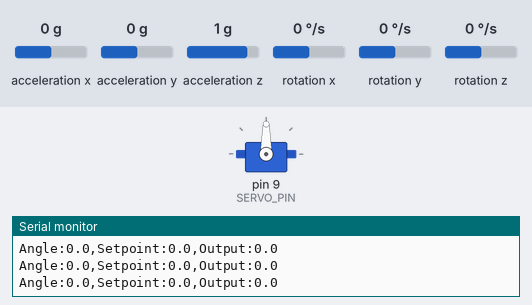
Simulated run of this sketch. Board: Arduino Uno, built with avr-gcc and run on an emulated ATmega328P. Parts: servo, the last lines printed to the serial monitor. Wiring (inferred from the names in the program): MPU-6050 motion sensor at I2C address 0x68. The test bench sets the inputs (shaded band); at power-on: rotation x 0 °/s, acceleration y 0 g, acceleration z 1 g, acceleration x 0 g, rotation y 0 °/s, rotation z 0 °/s.

Above: at 4.2 s.
4.3 s: rotation x set to 12 °/s
At 4.75 s:
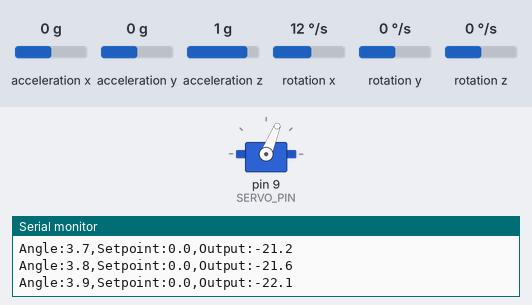
At 5.97 s:
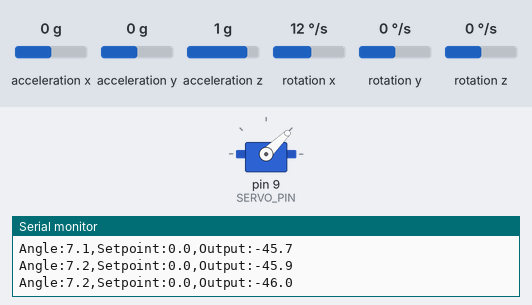
7.3 s: acceleration y set to -1.4 g
9.1 s: acceleration y set to 0 g
At 10.1 s:
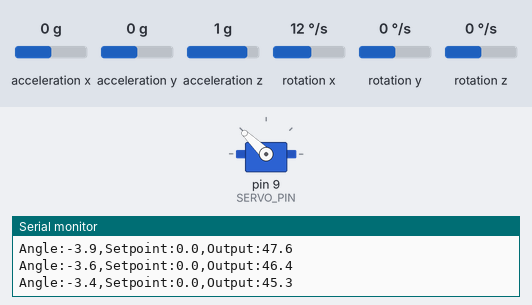
12.1 s: rotation x set to -192 °/s
13.6 s: acceleration z set to 0.1 g
15.5 s: acceleration z set to -0.2 g
At 17.2 s:
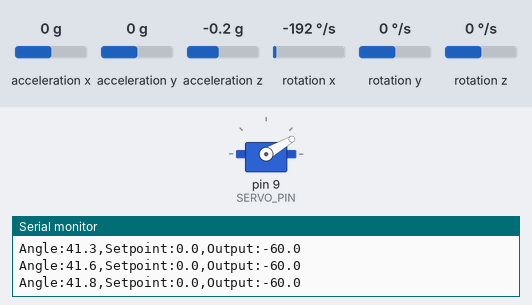
Timing chart, 0 to 18.7 s (numbered marks = the images above; inputs shaded):
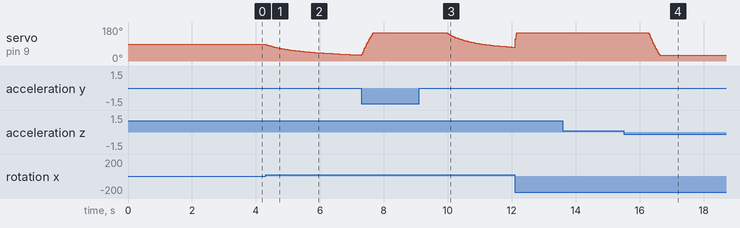

Measured:
- the behaviour switches between 0 and -0.1 g on acceleration z (found by bisection; images 3 and 4)
- after the input at 4.3 s, servo on pin 9 (SERVO_PIN): moves from 90° to 31° over 3.0 s, starting at once
- after the input at 9.1 s, servo on pin 9 (SERVO_PIN): moves from 150° to 73° over 2.1 s, starting after 0.85 s
- after the input at 15.5 s, servo on pin 9 (SERVO_PIN): moves from 150° to 30° over 0.34 s, starting after 0.78 s

The sketch:

leveling.INO
```cpp
// Self-levelling platform: an MPU6050 (GY-521) measures tilt and a PID controller
// moves an SG90 servo to keep the platform level.
#include <Wire.h>
#include <Servo.h>

const uint8_t MPU_ADDR  = 0x68;
const int     SERVO_PIN = 9;

// PID gains: tune these
float Kp = 5.0;
float Ki = 1.0;
float Kd = 0.15;

const float SETPOINT   = 0.0;   // target tilt in degrees (0 = level)
const int   DIRECTION  = 1;     // change to -1 if the platform corrects the wrong way
const int   CENTER_DEG = 90;    // servo position when the platform is level
const int   MAX_OFFSET = 60;    // servo limited to CENTER_DEG +/- this
const float ALPHA      = 0.98;  // complementary filter: 98% gyro, 2% accelerometer
const float I_LIMIT    = 30.0;  // anti-windup limit on the integral term

Servo servo;
float gyroOffset = 0;           // deg/s, measured at startup
float angle = 0;                // filtered tilt in degrees
float integral = 0;
unsigned long lastMicros;

int16_t read16() {
  int16_t hi = Wire.read();
  int16_t lo = Wire.read();
  return (hi << 8) | lo;
}

// Reads the accelerometer tilt angle and the gyro rate about the X axis
bool readIMU(float &accAngle, float &gyroDps) {
  Wire.beginTransmission(MPU_ADDR);
  Wire.write(0x3B);                                    // first accel register
  if (Wire.endTransmission(false) != 0) return false;
  if (Wire.requestFrom((int)MPU_ADDR, 14) != 14) return false;

  read16();                                            // accel X (not used)
  int16_t ay = read16();
  int16_t az = read16();
  read16();                                            // temperature
  int16_t gx = read16();
  read16();                                            // gyro Y
  read16();                                            // gyro Z

  accAngle = atan2((float)ay, (float)az) * 180.0 / PI; // tilt about the X axis
  gyroDps  = gx / 131.0;                               // +/-250 deg/s range
  return true;
}

void setup() {
  Serial.begin(115200);
  Wire.begin();

  Wire.beginTransmission(MPU_ADDR);
  Wire.write(0x6B);                                    // power management register
  Wire.write(0);                                       // wake the MPU6050
  if (Wire.endTransmission() != 0) {
    Serial.println("MPU6050 not found - check wiring");
    while (1);
  }

  servo.attach(SERVO_PIN);
  servo.write(CENTER_DEG);
  delay(1000);

  // Calibrate the gyro: keep the platform still for about 2 seconds
  float sum = 0, a, g;
  int n = 0;
  for (int i = 0; i < 300; i++) {
    if (readIMU(a, g)) { sum += g; n++; }
    delay(5);
  }
  if (n > 0) gyroOffset = sum / n;

  readIMU(angle, g);                                   // start the filter from the accelerometer angle
  lastMicros = micros();
}

void loop() {
  float accAngle, gyroDps;
  if (!readIMU(accAngle, gyroDps)) return;
  gyroDps -= gyroOffset;

  unsigned long now = micros();
  float dt = (now - lastMicros) / 1000000.0;
  lastMicros = now;

  // Complementary filter: gyro is smooth but drifts, accelerometer is noisy but stable
  angle = ALPHA * (angle + gyroDps * dt) + (1.0 - ALPHA) * accAngle;

  // PID: the derivative term uses the gyro rate directly, which is less noisy
  float error = SETPOINT - angle;
  integral += error * dt;
  integral = constrain(integral, -I_LIMIT, I_LIMIT);
  float output = Kp * error + Ki * integral - Kd * gyroDps;
  output = constrain(output, -MAX_OFFSET, MAX_OFFSET);

  int servoCmd = CENTER_DEG + DIRECTION * (int)round(output);
  servo.write(servoCmd);

  // Open Tools > Serial Plotter (115200 baud) to see these as live graphs
  Serial.print("Angle:");    Serial.print(angle, 1);
  Serial.print(",Setpoint:"); Serial.print(SETPOINT, 1);
  Serial.print(",Output:");   Serial.println(output, 1);

  delay(10);
}
```
